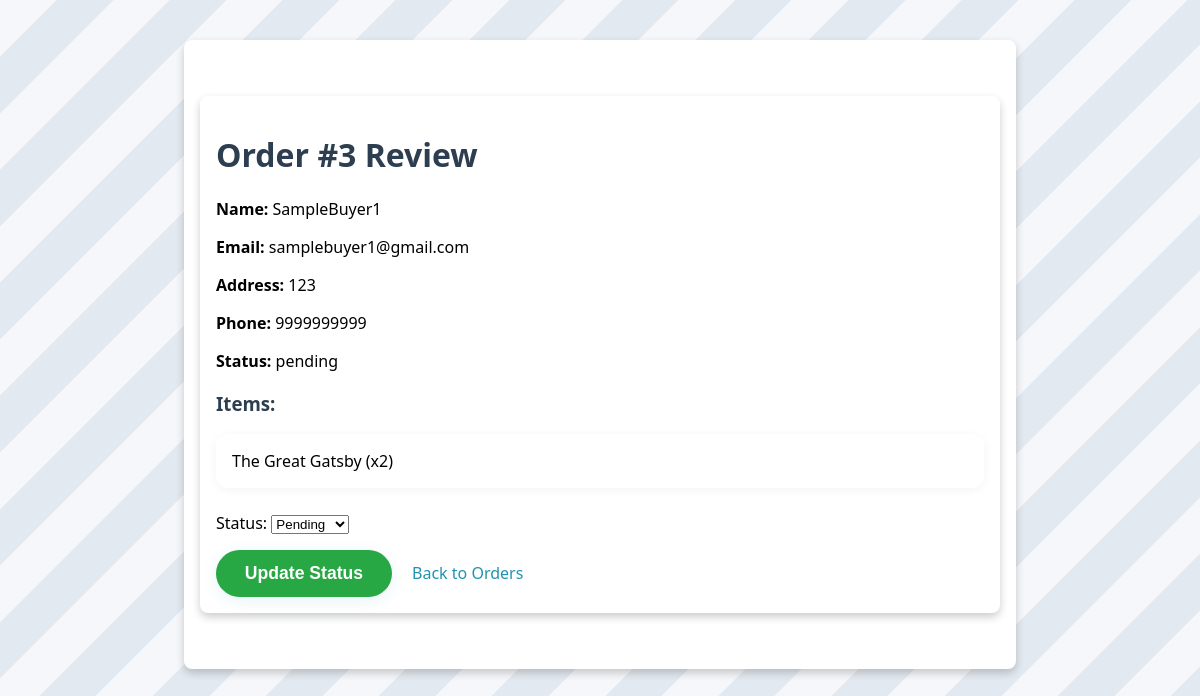
Page /orders/3/approve/ (signed in) on the committed database.
### app/models.py (models this page shows, shortened)
class Order(models.Model):
    STATUS_CHOICES = [
        ('pending', 'Pending'),
        ('accepted', 'Accepted'),
    ]
    member = models.ForeignKey(Member, on_delete=models.CASCADE, null=True, blank=True)
    full_name = models.CharField(max_length=255)
    email = models.EmailField(max_length=255)
    address = models.TextField()
    phone = models.CharField(max_length=20)
    status = models.CharField(max_length=20, choices=STATUS_CHOICES, default='pending')
    created_at = models.DateTimeField(auto_now_add=True)

class OrderItem(models.Model):
    order = models.ForeignKey(Order, related_name='items', on_delete=models.CASCADE)
    book = models.ForeignKey(Book, on_delete=models.CASCADE)
    quantity = models.PositiveIntegerField(default=1)

class Book(models.Model):
    title = models.CharField(max_length=255)
    author = models.CharField(max_length=255)
    is_available = models.BooleanField(default=True)
    image = models.ImageField(upload_to='book_images/', blank=True, null=True)
    price = models.DecimalField(max_digits=10, decimal_places=2, default=0.00)
    rating = models.PositiveIntegerField(default=1)  # 1 to 5 stars
    stock = models.PositiveIntegerField(default=0)

### app/views.py (the view)
# urls.py: path('orders/<int:order_id>/approve/', views.order_approve, name='order_approve'),
@staff_required
def order_approve(request, order_id):
    order = get_object_or_404(Order, id=order_id)
    if request.method == 'POST':
        status = request.POST.get('status')
        if status in ['approved', 'rejected']:
            order.status = status
            order.save()
            return redirect('order_list')
        form = OrderStatusForm(request.POST, instance=order)
        if form.is_valid():
            form.save()
            return redirect('order_list')
    else:
        form = OrderStatusForm(instance=order)
    return render(request, 'order_approve.html', {'form': form, 'order': order})

### app/forms.py
class OrderStatusForm(forms.ModelForm):
    class Meta:
        model = Order
        fields = ['status']

### app/views.py (called while the page is built)
def staff_required(function):
    decorated_function = user_passes_test(lambda u: u.is_staff, login_url='landing')(function)
    return decorated_function

### app/templates/order_approve.html (shortened to what this page needs)
{% extends 'base.html' %}
{% block content %}
<div class="container">
    <h1>Order #{{ order.id }} Review</h1>
    <p><strong>Name:</strong> {{ order.full_name }}</p>
    <p><strong>Email:</strong> {{ order.email }}</p>
    <p><strong>Address:</strong> {{ order.address }}</p>
    <p><strong>Phone:</strong> {{ order.phone }}</p>
    <p><strong>Status:</strong> {{ order.status }}</p>
    <h3>Items:</h3>
    <ul>
        {% for item in order.items.all %}
        <li>{{ item.book.title }} (x{{ item.quantity }})</li>
        {% endfor %}
    </ul>
    <form method="post">
        {{ form.as_p }}
        <button type="submit" style="background:#28a745; color:white;">Update Status</button>
        <a href="{% url 'order_list' %}" style="margin-left:1rem;">Back to Orders</a>
    </form>
</div>
{% endblock %}

### static/style.css (style rules this page uses)
body { font-family: 'Segoe UI', Arial, sans-serif; background: repeating-linear-gradient(135deg, #f5f7fa 0px, #f5f7fa 40px, #e3e9f0 40px, #e3e9f0 80px); margin: 0; padding: 0; text-align: left; min-height: 100vh; }
h1, h2, h3 { color: #2c3e50; }
.container { max-width: 800px; margin: 40px auto; background: rgba(255, 255, 255, 0.92); padding: 2rem 2.5rem; border-radius: 18px; box-shadow: 0 4px 16px rgba(33,147,176,0.10); }
.main-btn, button, input[type="submit"] { display: inline-flex; align-items: center; gap: 0.5em; padding: 0.8rem 1.8rem; background: linear-gradient(90deg, #6dd5ed 0%, #2193b0 100%); color: #fff; text-decoration: none; border-radius: 50px; font-size: 1.1rem; font-weight: 600; border: none; box-shadow: 0 4px 16px rgba(33,147,176,0.10); cursor: pointer; transition: all 0.2s ease; }
a { color: #2193b0; text-decoration: none; transition: all 0.2s; }
ul { list-style: none; padding: 0; }
li { margin-bottom: 1rem; padding: 1rem; background: white; border-radius: 12px; box-shadow: 0 2px 8px rgba(44,62,80,0.06); transition: transform 0.2s, box-shadow 0.2s; }
form { margin-top: 1.5rem; }

### app/templates/base.html (style rules this page uses)
.container { background-color: #fff; color: #000; border-radius: 8px; padding: 1rem; box-shadow: 0 4px 8px rgba(0, 0, 0, 0.2); }

### rows in the picture
Order: id "3", full_name "SampleBuyer1", email "samplebuyer1@gmail.com", address "123", phone "9999999999", status "pending", status "Pending"
OrderItem: book "The Great Gatsby", quantity "2"
